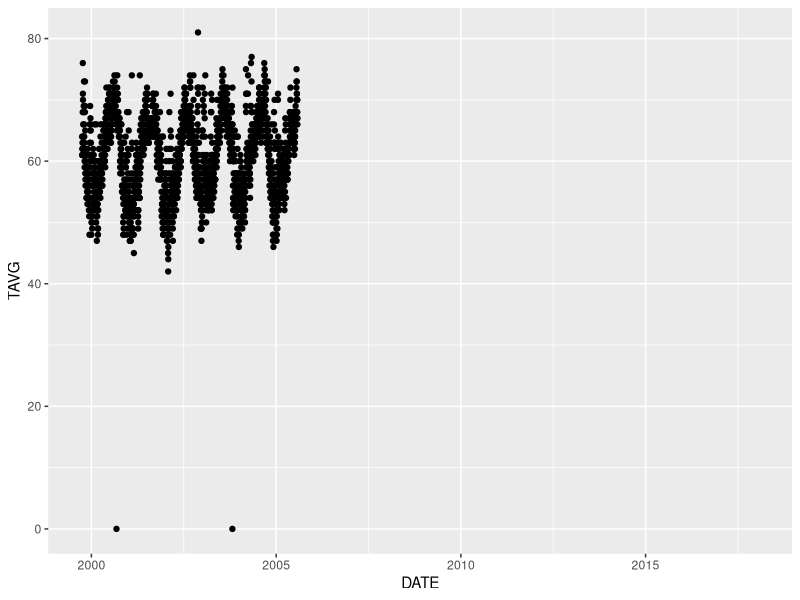
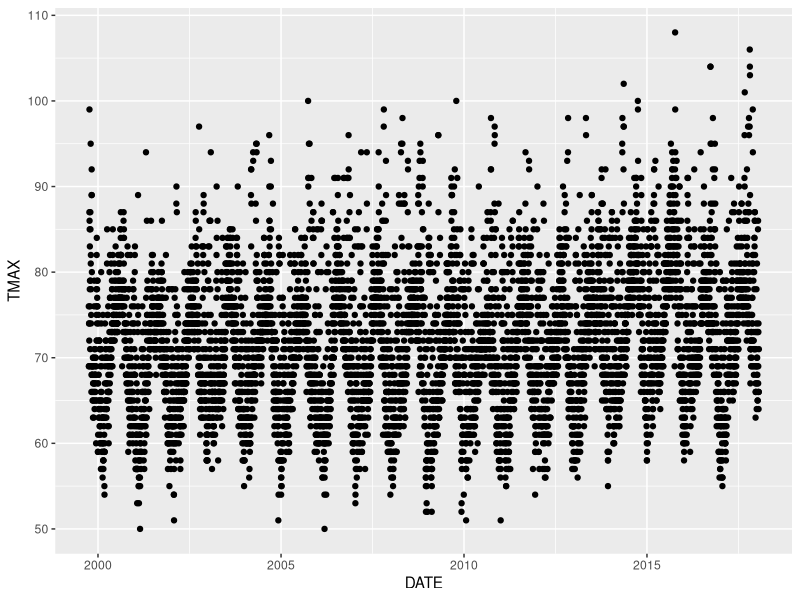
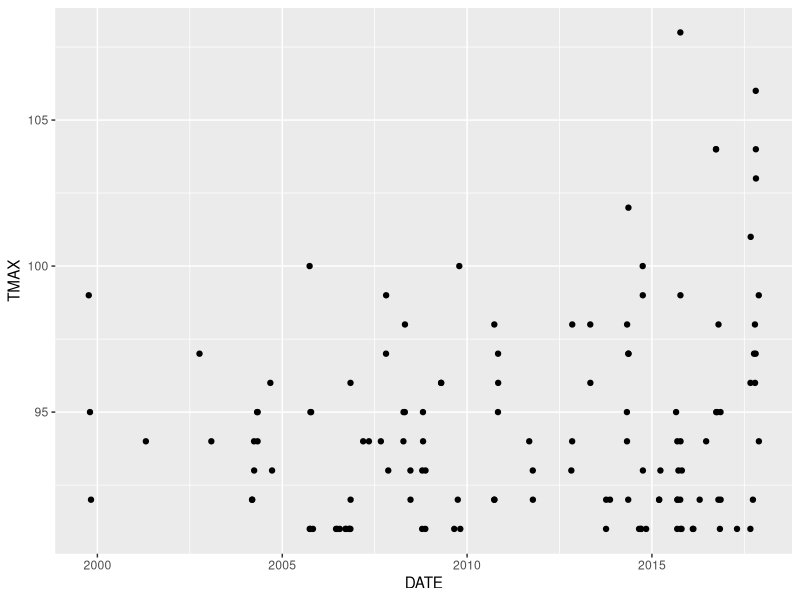
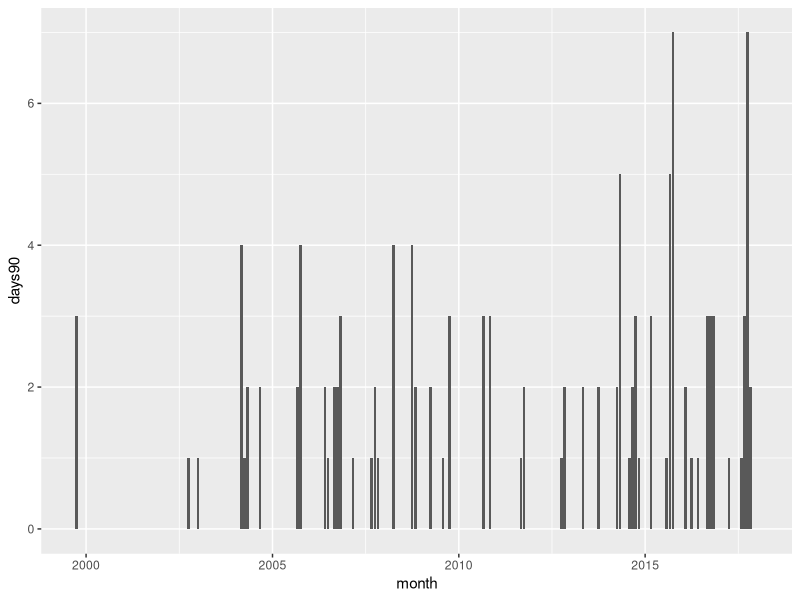
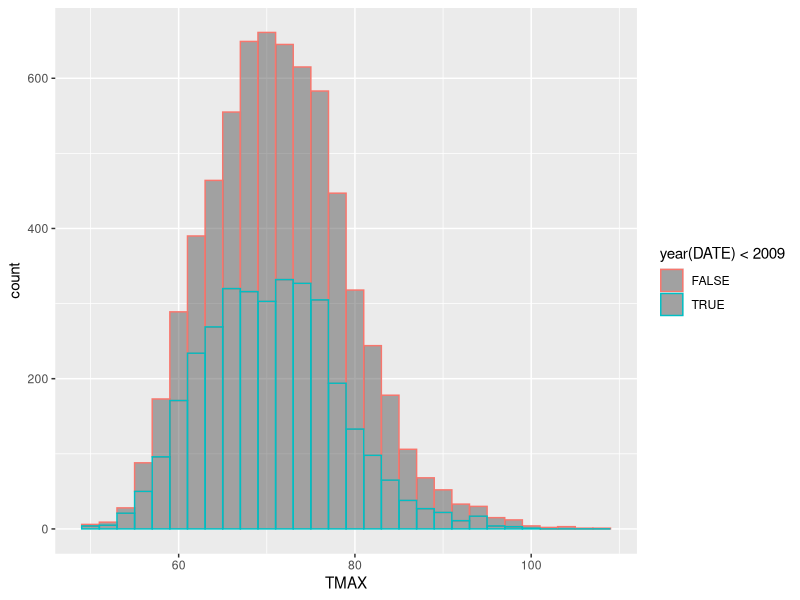

Reproduce these figures in R, in order.
library(readxl)
library(readr)
library(dplyr)
library(ggplot2)
library(lubridate)

weather0918 <- read_csv("1194556.csv")
weather9908 <- read_csv("1194555.csv")

weather20yr <- bind_rows(weather9908, weather0918)
weather20yr

ggplot(weather20yr) + geom_point(aes(DATE, TAVG))
ggplot(weather20yr) + geom_point(aes(DATE, TMAX))

weather20yr %>% filter(TMAX>90) %>% 
  ggplot() + geom_point(aes(DATE, TMAX))

weather20yr <- weather20yr %>% mutate(over90=TMAX>90)

summary90 <- weather20yr %>% group_by(month=floor_date(DATE, "month")) %>% 
  summarize(days90=sum(over90))

summary90

summary90 %>% ggplot(aes(month, days90)) + geom_col()

ggplot(weather20yr) + geom_histogram(aes(TMAX, col=year(DATE)<2009), alpha=0.5)

